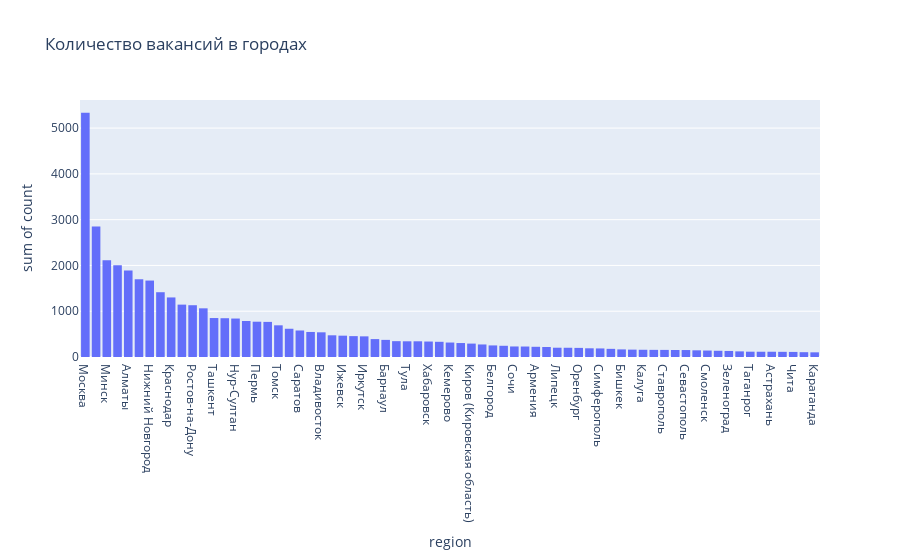

This figure's notebook cell:
### Code cell
#строю график для иллюстряции количества вакансий по регионам

query_3_5 = f'''SELECT 
                    a.name as region,
                    COUNT(v.id) as count
                FROM areas as a
                JOIN vacancies as v on v.area_id = a.id
                GROUP BY a.id
                HAVING COUNT(v.id) > 100
                ORDER BY 2 DESC
                '''
df_3_5 = pd.read_sql_query(query_3_5, connection)

fig_3_5 = px.histogram(df_3_5, x='region', y = 'count', title='Количество вакансий в городах')
fig_3_5.show()

### Figure 1 — Plotly figure (JSON) as saved in the notebook; plotly's stock layout.template omitted (floating-point values rounded to 4 significant figures)
{"data": [{"alignmentgroup": "True", "bingroup": "x", "histfunc": "sum", "hovertemplate": "region=%{x}<br>sum of count=%{y}<extra></extra>", "legendgroup": "", "marker": {"color": "#636efa", "pattern": {"shape": ""}}, "name": "", "offsetgroup": "", "orientation": "v", "showlegend": false, "type": "histogram", "x": ["Москва", "Санкт-Петербург", "Минск", "Новосибирск", "Алматы", "Екатеринбург", "Нижний Новгород", "Казань", "Краснодар", "Самара", "Ростов-на-Дону", "Воронеж", "Ташкент", "Красноярск", "Нур-Султан", "Челябинск", "Пермь", "Уфа", "Томск", "Омск", "Саратов", "Тюмень", "Владивосток", "Тбилиси", "Ижевск", "Волгоград", "Иркутск", "Ярославль", "Барнаул", "Рязань", "Тула", "Калининград", "Хабаровск", "Ульяновск", "Кемерово", "Пенза", "Киров (Кировская область)", "Тверь", "Белгород", "Чебоксары", "Сочи", "Тольятти", "Армения", "Владимир", "Липецк", "Набережные Челны", "Оренбург", "Иваново (Ивановская область)", "Симферополь", "Курск", "Бишкек", "Брянск", "Калуга", "Новокузнецк", "Ставрополь", "Вологда", "Севастополь", "Кострома", "Смоленск", "Кипр", "Зеленоград", "Тамбов", "Таганрог", "Орел", "Астрахань", "Саранск", "Чита", "Великий Новгород", "Караганда"], "xaxis": "x", "y": [5333, 2851, 2112, 2006, 1892, 1698, 1670, 1415, 1301, 1144, 1131, 1063, 851, 847, 840, 786, 771, 767, 692, 617, 579, 547, 539, 474, 466, 456, 451, 391, 374, 346, 343, 343, 338, 332, 316, 305, 293, 274, 253, 245, 230, 229, 223, 219, 203, 202, 199, 190, 187, 178, 166, 161, 158, 156, 155, 153, 152, 146, 141, 136, 132, 123, 116, 115, 115, 113, 111, 105, 102], "yaxis": "y"}], "layout": {"barmode": "relative", "legend": {"tracegroupgap": 0}, "title": {"text": "Количество вакансий в городах"}, "xaxis": {"anchor": "y", "domain": [0, 1], "title": {"text": "region"}}, "yaxis": {"anchor": "x", "domain": [0, 1], "title": {"text": "sum of count"}}}}
